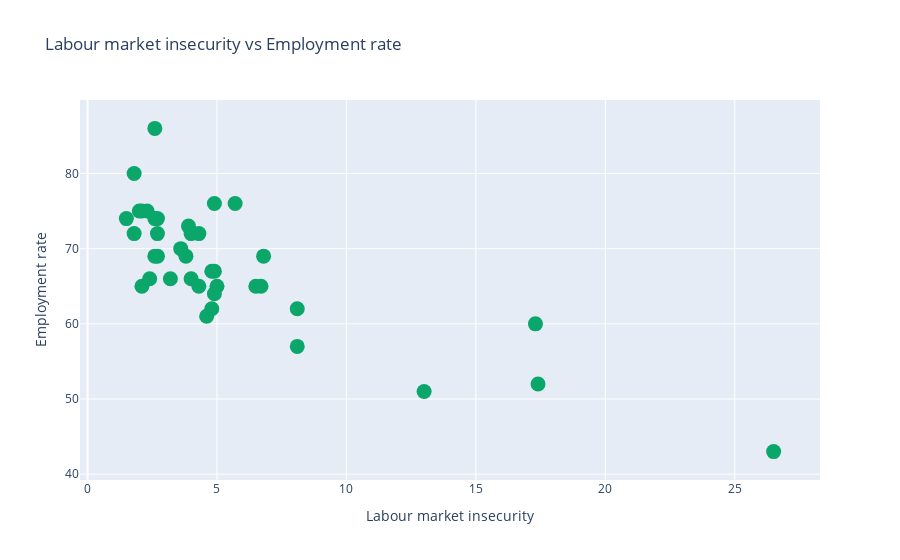

Notebook code for this chart:
### Code cell
iplot(go.Figure(data=data, layout=layout))
# lub poza Jupyter Notebook zapisać możemy do html:
# pyo.plot(go.Figure(data= data,layout=layout),filename='labour_scatter.html')

### Figure 1 — Plotly figure (JSON) as saved in the notebook; plotly's stock layout.template omitted (floating-point values rounded to 4 significant figures)
{"data": [{"marker": {"color": "rgb(10, 166, 106)", "size": 15}, "mode": "markers", "text": ["Australia", "Austria", "Belgium", "Canada", "Chile", "Czech Republic", "Denmark", "Estonia", "Finland", "France", "Germany", "Greece", "Hungary", "Iceland", "Ireland", "Israel", "Italy", "Japan", "South Korea", "Latvia", "Luxembourg", "Mexico", "Netherlands", "New Zealand", "Norway", "Poland", "Portugal", "Slovak Republic", "Slovenia", "Spain", "Sweden", "Switzerland", "Turkey", "United Kingdom", "USA", "OECD - Total", "Brazil", "Russia", "South Africa"], "type": "scatter", "x": [4.3, 2.7, 4.8, 3.9, 8.1, 1.8, 2.3, 4, 2.7, 5, 2, 17.4, 4.8, 2.6, 2.1, 2.6, 8.1, 1.5, 2.4, 6.8, 3.2, 4.6, 2.1, 4.9, 2.7, 4.3, 6.5, 6.7, 4, 17.3, 5.7, 1.8, 13, 2.6, 3.8, 4.9, 4.9, 3.6, 26.5], "y": [72, 72, 62, 73, 62, 72, 75, 72, 69, 65, 75, 52, 67, 86, 65, 69, 57, 74, 66, 69, 66, 61, 75, 76, 74, 65, 65, 65, 66, 60, 76, 80, 51, 74, 69, 67, 64, 70, 43]}], "layout": {"hovermode": "closest", "title": {"text": "Labour market insecurity vs Employment rate"}, "xaxis": {"title": {"text": "Labour market insecurity"}}, "yaxis": {"title": {"text": "Employment rate"}}}}
